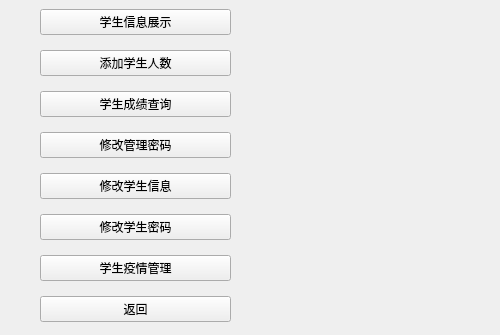
<?xml version="1.0" encoding="UTF-8"?>
<ui version="4.0">
 <class>Administrator</class>
 <widget class="QWidget" name="Administrator">
  <property name="geometry">
   <rect>
    <x>0</x>
    <y>0</y>
    <width>500</width>
    <height>335</height>
   </rect>
  </property>
  <property name="windowTitle">
   <string>Form</string>
  </property>
  <widget class="QWidget" name="widget" native="true">
   <property name="geometry">
    <rect>
     <x>40</x>
     <y>0</y>
     <width>191</width>
     <height>331</height>
    </rect>
   </property>
   <layout class="QVBoxLayout" name="verticalLayout">
    <item>
     <widget class="QPushButton" name="pushButton_AllStudentInformation">
      <property name="text">
       <string>学生信息展示</string>
      </property>
     </widget>
    </item>
    <item>
     <widget class="QPushButton" name="pushButton_AddStudent">
      <property name="text">
       <string>添加学生人数</string>
      </property>
     </widget>
    </item>
    <item>
     <widget class="QPushButton" name="pushButton_AllStudentGrades">
      <property name="text">
       <string>学生成绩查询</string>
      </property>
     </widget>
    </item>
    <item>
     <widget class="QPushButton" name="pushButton_ModifyAdministratorPassword">
      <property name="text">
       <string>修改管理密码</string>
      </property>
     </widget>
    </item>
    <item>
     <widget class="QPushButton" name="pushButton_ModifyStudentInformation">
      <property name="text">
       <string>修改学生信息</string>
      </property>
     </widget>
    </item>
    <item>
     <widget class="QPushButton" name="pushButton_ModifyStudentPassword">
      <property name="text">
       <string>修改学生密码</string>
      </property>
     </widget>
    </item>
    <item>
     <widget class="QPushButton" name="pushButton_StudentEpidemicManagement">
      <property name="text">
       <string>学生疫情管理</string>
      </property>
     </widget>
    </item>
    <item>
     <widget class="QPushButton" name="pushButton_backToThePreviousWindow">
      <property name="text">
       <string>返回</string>
      </property>
     </widget>
    </item>
   </layout>
  </widget>
 </widget>
 <resources/>
 <connections/>
</ui>
